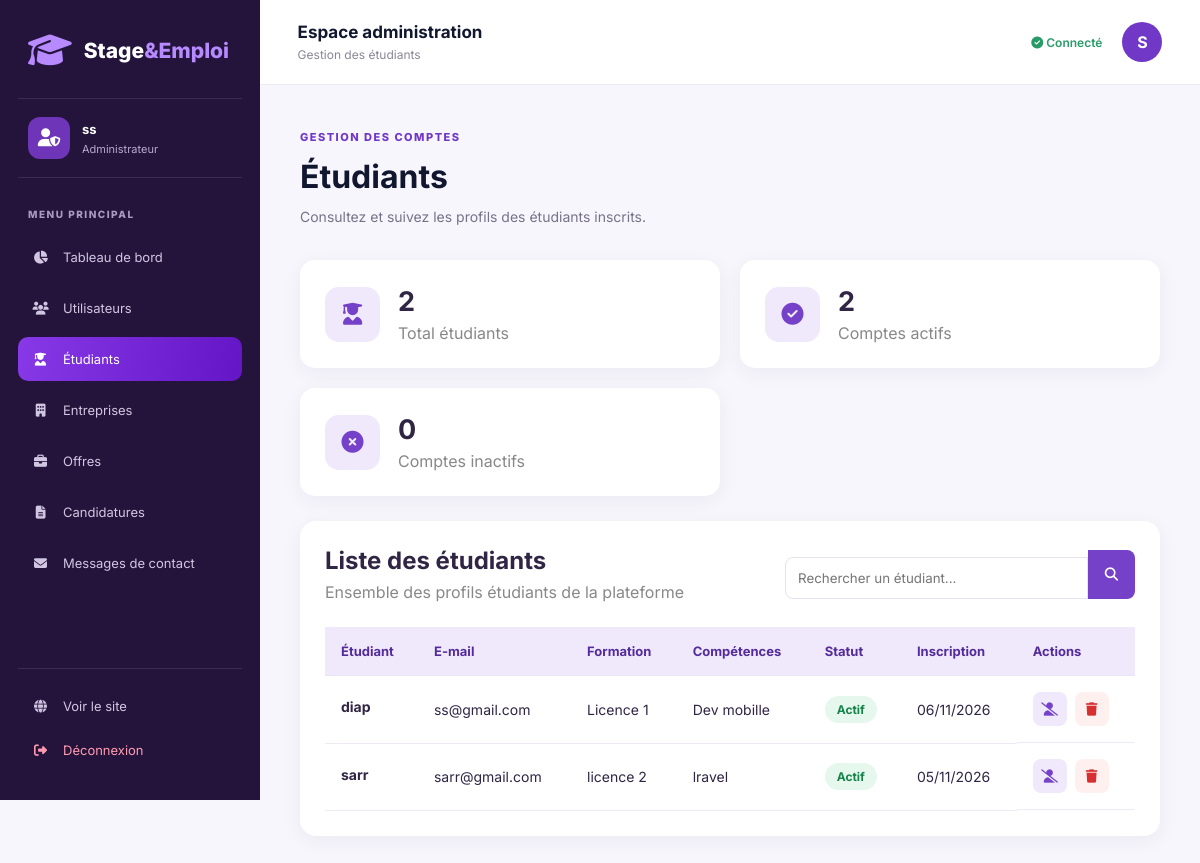
Page /gestion/etudiants/ (signed in) on the committed database.
### comptes/models.py (models this page shows, shortened)
class Utilisateur(AbstractUser):
    class Role(models.TextChoices):
        ETUDIANT = 'ETUDIANT', 'Étudiant'
        ENTREPRISE = 'ENTREPRISE', 'Entreprise'
        ADMIN = 'ADMIN', 'Administrateur'
    role = models.CharField(
        max_length=20,
        choices=Role.choices,
        default=Role.ETUDIANT
    )

class Etudiant(models.Model):
    utilisateur = models.OneToOneField(
        'comptes.Utilisateur',
        on_delete=models.CASCADE,
        related_name='profil_etudiant'
    )
    formation = models.CharField(max_length=150)
    competences = models.TextField(blank=True)

### comptes/views.py (the view, shortened to what this page needs)
# urls.py: path('gestion/etudiants/', views.gestion_etudiants, name='gestion_etudiants'),
@login_required
def gestion_etudiants(request):
    if request.user.role != 'ADMIN':
        return redirect('accueil')
    recherche = request.GET.get('recherche', '').strip()
    etudiants = Etudiant.objects.select_related(
        'utilisateur'
    ).order_by('-utilisateur__date_joined')
    context = {
        'etudiants': etudiants,
        'total_etudiants': Etudiant.objects.count(),
        'etudiants_actifs': Etudiant.objects.filter(
            utilisateur__is_active=True
        ).count(),
        'etudiants_inactifs': Etudiant.objects.filter(
            utilisateur__is_active=False
        ).count(),
        'recherche': recherche,
    }
    return render(request, 'comptes/gestion_etudiants.html', context)

### comptes/templates/comptes/gestion_etudiants.html (shortened to what this page needs)
{% extends 'comptes/base_admin.html' %}
{% block topbar_description %}Gestion des étudiants{% endblock %}
{% block content %}
<div class="dashboard-header">
    <div>
        <span class="section-tag">GESTION DES COMPTES</span>
        <h1>Étudiants</h1>
        <p>Consultez et suivez les profils des étudiants inscrits.</p>
    </div>
</div>
<div class="contact-stats">
    <div class="contact-stat-card">
        <i class="fa-solid fa-user-graduate"></i>
        <div>
            <h3>{{ total_etudiants }}</h3>
            <p>Total étudiants</p>
        </div>
    </div>
    <div class="contact-stat-card">
        <i class="fa-solid fa-circle-check"></i>
        <div>
            <h3>{{ etudiants_actifs }}</h3>
            <p>Comptes actifs</p>
        </div>
    </div>
    <div class="contact-stat-card">
        <i class="fa-solid fa-circle-xmark"></i>
        <div>
            <h3>{{ etudiants_inactifs }}</h3>
            <p>Comptes inactifs</p>
        </div>
    </div>
</div>
<section class="contact-admin-panel">
    <div class="contact-admin-heading">
        <div>
            <h2>Liste des étudiants</h2>
            <p>Ensemble des profils étudiants de la plateforme</p>
        </div>
        <form method="GET" class="contact-search">
            <input
                type="text"
                name="recherche"
                value="{{ recherche }}"
                placeholder="Rechercher un étudiant..."
            >
            <button type="submit">
                <i class="fa-solid fa-magnifying-glass"></i>
            </button>
        </form>
    </div>
    <div class="contact-table-wrapper">
        <table class="contact-admin-table">
            <thead>
                <tr>
                    <th>Étudiant</th>
                    <th>E-mail</th>
                    <th>Formation</th>
                    <th>Compétences</th>
                    <th>Statut</th>
                    <th>Inscription</th>
                    <th>Actions</th>
                </tr>
            </thead>
            <tbody>
                {% for etudiant in etudiants %}
                <tr>
                    <td>
                        <strong>
                            {{ etudiant.utilisateur.username }}
                        </strong>
                    </td>
                    <td>{{ etudiant.utilisateur.email }}</td>
                    <td>{{ etudiant.formation }}</td>
                    <td>
                        {% if etudiant.competences %}
                            {{ etudiant.competences|truncatechars:55 }}
                        {% else %}
                            <span>Non renseignées</span>
                        {% endif %}
                    </td>
                    <td>
                        {% if etudiant.utilisateur.is_active %}
                            <span class="contact-badge read">Actif</span>
                        {% else %}
                            <span class="contact-badge unread">Inactif</span>
                        {% endif %}
                    </td>
                    <td>
                        {{ etudiant.utilisateur.date_joined|date:"d/m/Y" }}
                    </td>
                    <td class="contact-actions">
                        <form method="POST">
                            {% if etudiant.utilisateur.is_active %}
                                <button type="submit"
                                        class="contact-status-btn"
                                        title="Désactiver">
                                    <i class="fa-solid fa-user-slash"></i>
                                </button>
                            {% endif %}
                        </form>
                        <form method="POST"
                            onsubmit="return confirm('Voulez-vous vraiment supprimer cet étudiant ?');">
                            <button type="submit"
                                    class="contact-delete-btn"
                                    title="Supprimer">
                                <i class="fa-solid fa-trash"></i>
                            </button>
                        </form>
                    </td>
                </tr>
                {% endfor %}
            </tbody>
        </table>
    </div>
</section>
{% endblock %}

### comptes/templates/comptes/base_admin.html (shortened to what this page needs)
{% load static %}
<!DOCTYPE html>
<html lang="fr">
<head>
    <link rel="stylesheet" href="{% static 'css/style.css' %}?v=5">
    <link rel="stylesheet"
          href="https://cdnjs.cloudflare.com/ajax/libs/font-awesome/6.5.2/css/all.min.css">
</head>
<body class="admin-dashboard">
    <aside class="admin-sidebar">
        <a href="{% url 'tableau_admin' %}" class="admin-logo">
            <i class="fa-solid fa-graduation-cap"></i>
            <span>Stage<span>&Emploi</span></span>
        </a>
        <div class="admin-profile">
            <div class="admin-avatar">
                <i class="fa-solid fa-user-shield"></i>
            </div>
            <div>
                <strong>{{ user.username }}</strong>
                <small>Administrateur</small>
            </div>
        </div>
        <p class="sidebar-label">MENU PRINCIPAL</p>
        <nav class="admin-menu">
            <a href="{% url 'tableau_admin' %}"
               class="{% if request.resolver_match.url_name == 'tableau_admin' %}active{% endif %}">
                <i class="fa-solid fa-chart-pie"></i>
                Tableau de bord
            </a>
            <a href="{% url 'gestion_utilisateurs' %}"
            class="{% if request.resolver_match.url_name == 'gestion_utilisateurs' %}active{% endif %}">
                <i class="fa-solid fa-users"></i>
                Utilisateurs
            </a>
            <a href="{% url 'gestion_etudiants' %}"
            class="{% if request.resolver_match.url_name == 'gestion_etudiants' %}active{% endif %}">
                <i class="fa-solid fa-user-graduate"></i>
                Étudiants
            </a>
            <a href="{% url 'gestion_entreprises' %}"
            class="{% if request.resolver_match.url_name == 'gestion_entreprises' %}active{% endif %}">
                <i class="fa-solid fa-building"></i>
                Entreprises
            </a>
            <a href="{% url 'gestion_offres' %}"
            class="{% if request.resolver_match.url_name == 'gestion_offres' %}active{% endif %}">
                <i class="fa-solid fa-briefcase"></i>
                Offres
            </a>
            <a href="{% url 'gestion_candidatures' %}"
            class="{% if request.resolver_match.url_name == 'gestion_candidatures' %}active{% endif %}">
                <i class="fa-solid fa-file-lines"></i> Candidatures
            </a>
            <a href="{% url 'messages_contact' %}"
               class="{% if request.resolver_match.url_name == 'messages_contact' %}active{% endif %}">
                <i class="fa-solid fa-envelope"></i>
                Messages de contact
            </a>
        </nav>
        <div class="sidebar-bottom">
            <a href="{% url 'accueil' %}">
                <i class="fa-solid fa-globe"></i>
                Voir le site
            </a>
            <a href="{% url 'deconnexion' %}" class="logout-link">
                <i class="fa-solid fa-right-from-bracket"></i>
                Déconnexion
            </a>
        </div>
    </aside>
    <div class="admin-main">
        <header class="admin-topbar">
            <div>
                <h2>Espace administration</h2>
                <p>{% block topbar_description %}Gestion de la plateforme Stage&Emploi{% endblock %}</p>
            </div>
            <div class="admin-topbar-right">
                <span>
                    <i class="fa-solid fa-circle-check"></i>
                    Connecté
                </span>
                <div class="topbar-avatar">
                    {{ user.username|first|upper }}
                </div>
            </div>
        </header>
        <main class="admin-content">
            {% block content %}
            {% endblock %}
        </main>
    </div>
</body>
</html>

### rows in the picture
Utilisateur: username "ss", username|first "S"
Etudiant: utilisateur.username "diap", utilisateur.email "ss@gmail.com", formation "Licence 1", competences "Dev mobille", shows "Actif", utilisateur.date_joined "06/11/2026"
Etudiant: utilisateur.username "sarr", utilisateur.email "sarr@gmail.com", formation "licence 2", competences "lravel", shows "Actif", utilisateur.date_joined "05/11/2026"

### other values in the picture
{{ total_etudiants }} "2"
{{ etudiants_actifs }} "2"
{{ etudiants_inactifs }} "0"
